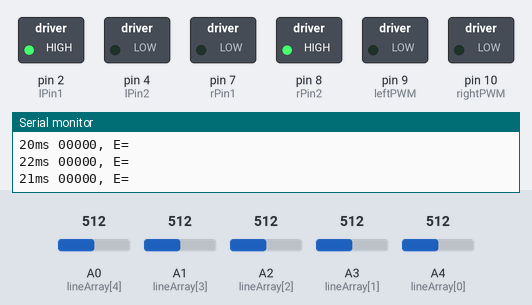
Simulated run of this sketch. Board: Arduino Uno, built with avr-gcc and run on an emulated ATmega328P. Parts: switched loads named in the sketch (green lamp = pin HIGH), the last lines printed to the serial monitor. The inputs (shaded band) are chosen by the test bench; at power-on: A0 (lineArray[4]) = 512, A3 (lineArray[1]) = 512, A2 (lineArray[2]) = 512, A1 (lineArray[3]) = 512, A4 (lineArray[0]) = 512.

Above: at 1.2 s.
1.3 s: A0 (lineArray[4]) set to 693
2.8 s: A0 (lineArray[4]) set to 712
At 3.3 s:
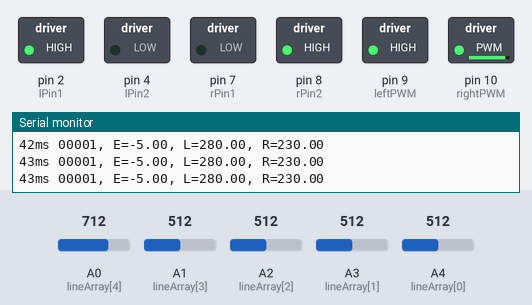
4.3 s: A3 (lineArray[1]) set to 709
At 5.0 s:
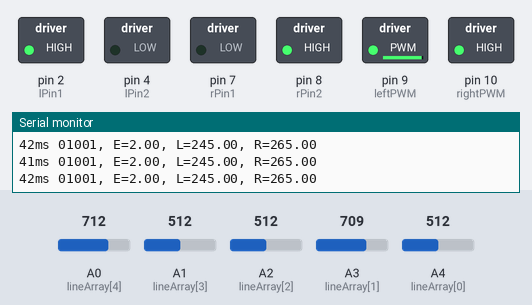
5.8 s: A2 (lineArray[2]) set to 709
At 7.3 s:
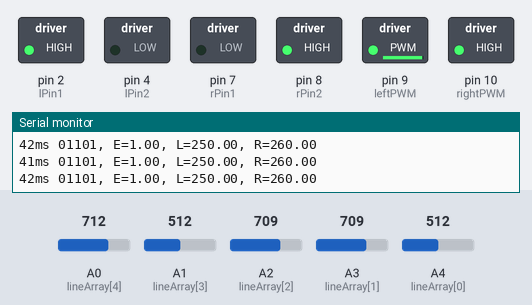
8.8 s: A1 (lineArray[3]) set to 687
11.8 s: A1 (lineArray[3]) set to 711
At 12.7 s:
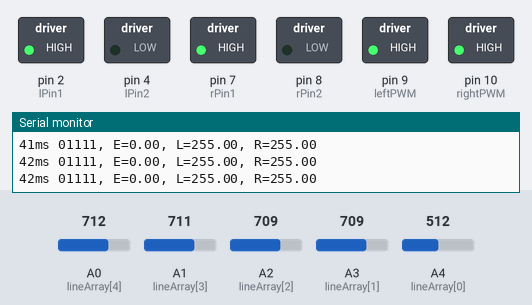
Timing chart, 0 to 14.3 s (numbered marks = the images above; inputs shaded):
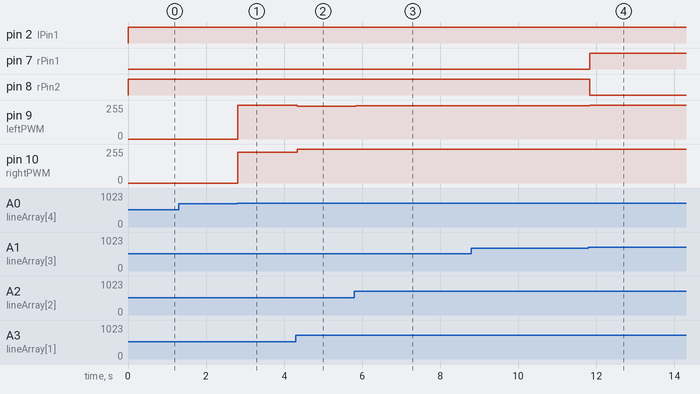

Measured:
- the behaviour switches between 699 and 700 on A0 (lineArray[4]) (found by bisection; images 0 and 1)
- the behaviour switches between 699 and 700 on A1 (lineArray[3]) (found by bisection; images 3 and 4)
- after the input at 2.8 s, pin 9 (leftPWM): 0/255 → 255/255 at once; pin 10 (rightPWM): 0/255 → 230/255 at once
- after the input at 4.3 s, pin 9 (leftPWM): 255/255 → 245/255 at once; pin 10 (rightPWM): 230/255 → 255/255 at once
- after the input at 5.8 s, pin 9 (leftPWM): 245/255 → 250/255 at once
- after the input at 11.8 s, pin 7 (rPin1): LOW → HIGH at once; pin 8 (rPin2): HIGH → LOW at once; pin 9 (leftPWM): 250/255 → 255/255 at once

The sketch:

new1.ino
```cpp
#define LOST    50

/**** Hardware Pins ******/
int lPin1 = 2;
int lPin2 = 4;
int leftPWM = 9;
int rPin1 = 7;
int rPin2 = 8;
int rightPWM = 10;
int lineArray[5] = {
  A4, A3, A2, A1, A0
};

/*** Global variables ***/
int lineState[5];
int updateTime;
int thres = 699;
float baseSpeed = 255;
int timeOld, timeNew;
/*** PID Variables ***/
float PIDval;
float leftSpeed;
float rightSpeed;
float error, errorOld;
float Kp, Ki, Kd;
float prop, sum = 0, diff;

/*** Initialize the hardware, variable, etc ***/
void initAll(){
  /*** Hardware initialization ***/
  Serial.begin(9600);
  for(int i = 0; i < 5; i++){
    pinMode(lineArray[i], INPUT);
  }
  pinMode(lPin1, OUTPUT);
  pinMode(lPin2, OUTPUT);
  pinMode(rPin1, OUTPUT);
  pinMode(rPin2, OUTPUT);
  pinMode(leftPWM, OUTPUT);
  pinMode(rightPWM, OUTPUT);
  pinMode(4, OUTPUT);
  digitalWrite(4, HIGH);

  /*** Initialze Variables ***/
  timeOld = millis();
  timeNew = 0;
  PIDval = 0;
  error = 0;
  errorOld = 0;
  sum = 0;
  prop = 0;
  diff = 0;

  updateTime = 20; 	// Update cycle

  /*** Set PID Value here ***/
  /*
  Kp = 10;
  Ki = 1;
  Kd = 1;
  */
  Kp = 5;
  Ki = 0.0001;
  Kd = 0;
}

void setup(){
  initAll();
}

void loop(){
  /*
  while(Serial.available()){
    char temp[4] = Serial.read();
    char c;
    if(temp == '0'){
      c = Serial.read();
      Kp = atoi(&c);
      // Ki = Serial.read();
      // Kd = Serial.read();
    }
  }
  Serial.print("PID Const: ");
  Serial.print(Kp);
  Serial.print(" ");
  Serial.print(Ki);
  Serial.print(" ");
  Serial.print(Kd);
  Serial.print(" ");
  */

  // Checks loop time - can be removed
  timeNew = millis();
  Serial.print(timeNew - timeOld);
  timeOld = timeNew;
  Serial.print("ms ");

  /*** Update the sensors ***/
  for(int i = 0; i < 5; i++){
    lineState[i] = analogRead(lineArray[i]);

    /* Configure black on white or white on black here
     * Convention is that 1 represents the line
     * Current sensor gives > thres value for black
     */
    if(lineState[i] > thres) lineState[i] = 1;
    else lineState[i] = 0;

    Serial.print(lineState[i]);
  }

  Serial.print(", E=");

  /*** Calculate Error ***/
  /* Positive when the robot needs to turn left  => Increase right speed
   * Negative when the robot needs to turn right => Increase left speed
   * When lineState==1, it means on the line
   * This is a five line array whose values are stored in lineState[]
   * 0 - Left Most
   * 1 - Left
   * 2 - Middle
   * 3 - Right
   * 4 - Right Most
   */
  if(lineState[2] == 1){
    if(lineState[1] == lineState[3]) error = 0;
    else if(lineState[1] == 1) error = 1;
    else error = -1;
  }
  else if(lineState[1] == 1){
    if(lineState[0] == 1) error = 3;
    else error = 2;
  }
  else if(lineState[0] == 1){
    error = 5;
  }
  else if(lineState[3] == 1){
    if(lineState[4] == 1) error = -3;
    else error = -2;
  }
  else if(lineState[4] == 1){
    error = -5;
  }
  else{
    // LOST - ADD SOME CODE HERE!!!!
    error = LOST;
    sum = 0;
    errorOld = 0;
  }

  if(error != LOST){
    /*** Calculate PID Value ***/
    Serial.print(error);
    Serial.print(", L=");
    prop = Kp * error;
    sum += Ki * error;
    sum = saturate(sum, 25);
    diff = Kd * (error - errorOld);

    PIDval = prop + sum + diff;
    errorOld = error;
    PIDval = saturate(PIDval, 60);

    /*** Write to motors ***/
    // Set motor speeds
    leftSpeed = baseSpeed-PIDval;
    rightSpeed = baseSpeed+PIDval;
    // Run motors
    follow(leftSpeed,rightSpeed);


    // Outputs speed
    Serial.print(leftSpeed);
    Serial.print(", R=");
    Serial.print(rightSpeed);
  }
  else {
    // Robot is lost so stop it

    follow(0,0);
  }

  delay(20);
  Serial.println();
}

// Set left motor speed - Front if positive, back if negative
/*void leftMotor(int value){
  int v2 = saturate(value,255);
  if(value >= 0){
    digitalWrite(lPin1,0 );
    digitalWrite(lPin2,1);
    analogWrite(leftPWM, v2);
  }
  else {
    digitalWrite(lPin1, 1);
    digitalWrite(lPin2, 0);
    analogWrite(leftPWM, -v2);
  }
}

// Set right motor speed - Front if positive, back if negative
void rightMotor(int value){
  int v2 = saturate(value,255);
  if(value >= 0){
    digitalWrite(rPin1,0 );
    digitalWrite(rPin2,1);
    analogWrite(rightPWM, v2);
  }
  else {
    digitalWrite(rPin1, 1);
    digitalWrite(rPin2, 0);
    analogWrite(rightPWM, -v2);
  }
}

// Saturates between -mmax and +mmax
int saturate(int val, int mmax){
  if(val > mmax) return mmax;
  if(val < -mmax) return -mmax;
  else return val;
}*/

void follow(int left, int right)
{
    if((lineState[0]==1)&&(lineState[1]==1)&&(lineState[2]==0)&&(lineState[3]==1)&&(lineState[4]==1))
    {
    digitalWrite(2,HIGH);
    digitalWrite(4,LOW);
    digitalWrite(7,LOW);
    digitalWrite(8,HIGH);
    analogWrite(9,left);   //Left Motor Speed
    analogWrite(10,right);
    }

    else if((lineState[0]==1)&&(lineState[1]==0)&&(lineState[2]==1)&&(lineState[3]==1)&&(lineState[4]==1))
    {
    digitalWrite(2,HIGH);
    digitalWrite(4,LOW);
    digitalWrite(7,HIGH);
    digitalWrite(8,LOW);
    analogWrite(9,left);   //Left Motor Speed
    analogWrite(10,right);
    }

    else if((lineState[0]==0)&&(lineState[1]==1)&&(lineState[2]==1)&&(lineState[3]==1)&&(lineState[4]==1))
    {
    digitalWrite(2,HIGH);
    digitalWrite(4,LOW);
    digitalWrite(7,HIGH);
    digitalWrite(8,LOW);
    analogWrite(9,left);   //Left Motor Speed
    analogWrite(10,right);
    }

    else if((lineState[0]==0)&&(lineState[1]==0)&&(lineState[2]==1)&&(lineState[3]==1)&&(lineState[4]==1))
    {
    digitalWrite(2,HIGH);
    digitalWrite(4,LOW);
    digitalWrite(7,HIGH);
    digitalWrite(8,LOW);
    analogWrite(9,left);   //Left Motor Speed
    analogWrite(10,right);
    }

    else if((lineState[0]==1)&&(lineState[1]==1)&&(lineState[2]==1)&&(lineState[3]==0)&&(lineState[4]==1))
    {
    digitalWrite(2,LOW);
    digitalWrite(4,HIGH);
    digitalWrite(7,LOW);
    digitalWrite(8,HIGH);
    analogWrite(9,left);   //Left Motor Speed
    analogWrite(10,right);
    }

    else if((lineState[0]==1)&&(lineState[1]==1)&&(lineState[2]==1)&&(lineState[3]==1)&&(lineState[4]==0))
    {
    digitalWrite(2,LOW);
    digitalWrite(4,HIGH);
    digitalWrite(7,LOW);
    digitalWrite(8,HIGH);
    analogWrite(9,left);   //Left Motor Speed
    analogWrite(10,right);
    }

    else if((lineState[0]==1)&&(lineState[1]==1)&&(lineState[2]==1)&&(lineState[3]==0)&&(lineState[4]==0))
    {
    digitalWrite(2,LOW);
    digitalWrite(4,HIGH);
    digitalWrite(7,LOW);
    digitalWrite(8,HIGH);
    analogWrite(9,left);   //Left Motor Speed
    analogWrite(10,right);
    }

    else if((lineState[0]==1)&&(lineState[1]==1)&&(lineState[2]==1)&&(lineState[3]==1)&&(lineState[4]==1))
    {
    digitalWrite(2,HIGH);
    digitalWrite(4,LOW);
    digitalWrite(7,LOW);
    digitalWrite(8,HIGH);
    analogWrite(9,left);   //Left Motor Speed
    analogWrite(10,right);
    }

    else if((lineState[0]==0)&&(lineState[1]==0)&&(lineState[2]==0)&&(lineState[3]==0)&&(lineState[4]==0))
    {
    digitalWrite(2,HIGH);
    digitalWrite(4,LOW);
    digitalWrite(7,LOW);
    digitalWrite(8,HIGH);
    analogWrite(9,left);   //Left Motor Speed
    analogWrite(10,right);
    }

    else
    {
    digitalWrite(2,HIGH);
    digitalWrite(4,LOW);
    digitalWrite(7,LOW);
    digitalWrite(8,HIGH);
    analogWrite(9,left);   //Left Motor Speed
    analogWrite(10,right);
    }
}

int saturate(int val, int mmax){
  if(val > mmax) return mmax;
  if(val < -mmax) return -mmax;
  else return val;
}
```
